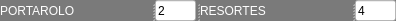
              <widget class="QSplitter" name="splitter_7">
               <property name="styleSheet">
                <string notr="true">background-color: rgb(122, 122, 122);
</string>
               </property>
               <property name="orientation">
                <enum>Qt::Horizontal</enum>
               </property>
               <widget class="QLabel" name="label_13">
                <property name="minimumSize">
                 <size>
                  <width>151</width>
                  <height>21</height>
                 </size>
                </property>
                <property name="maximumSize">
                 <size>
                  <width>151</width>
                  <height>16777215</height>
                 </size>
                </property>
                <property name="styleSheet">
                 <string notr="true">color: rgb(255, 255, 255);
font: 75 italic 8pt &quot;Arial&quot;;</string>
                </property>
                <property name="text">
                 <string>PORTAROLO</string>
                </property>
               </widget>
               <widget class="QLineEdit" name="portarolo_tractor">
                <property name="minimumSize">
                 <size>
                  <width>41</width>
                  <height>21</height>
                 </size>
                </property>
                <property name="maximumSize">
                 <size>
                  <width>41</width>
                  <height>21</height>
                 </size>
                </property>
                <property name="styleSheet">
                 <string notr="true">background-color: rgb(255, 255, 255);</string>
                </property>
                <property name="text">
                 <string>2</string>
                </property>
               </widget>
               <widget class="QLabel" name="label_24">
                <property name="minimumSize">
                 <size>
                  <width>151</width>
                  <height>21</height>
                 </size>
                </property>
                <property name="maximumSize">
                 <size>
                  <width>151</width>
                  <height>16777215</height>
                 </size>
                </property>
                <property name="styleSheet">
                 <string notr="true">color: rgb(255, 255, 255);
font: 75 italic 8pt &quot;Arial&quot;;</string>
                </property>
                <property name="text">
                 <string>RESORTES</string>
                </property>
               </widget>
               <widget class="QLineEdit" name="resortes_tractor">
                <property name="minimumSize">
                 <size>
                  <width>41</width>
                  <height>21</height>
                 </size>
                </property>
                <property name="maximumSize">
                 <size>
                  <width>41</width>
                  <height>21</height>
                 </size>
                </property>
                <property name="styleSheet">
                 <string notr="true">background-color: rgb(255, 255, 255);</string>
                </property>
                <property name="text">
                 <string>4</string>
                </property>
               </widget>
              </widget>
